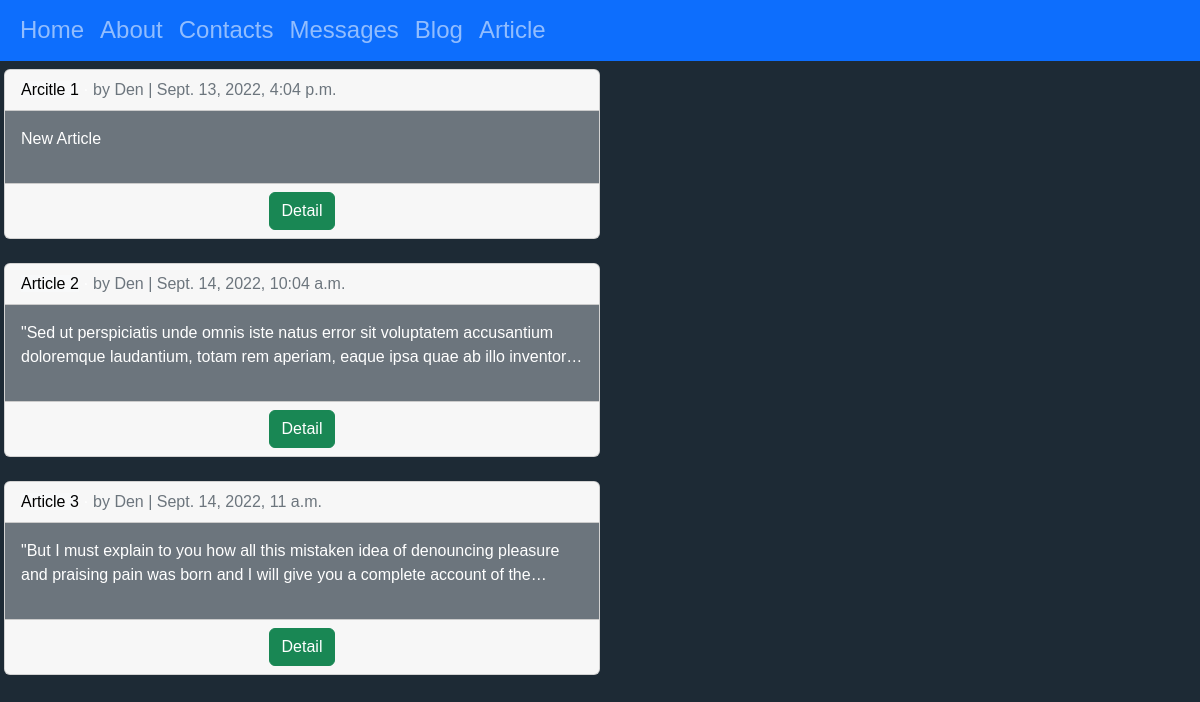
/articles/, run on an earlier commit of the app's database.
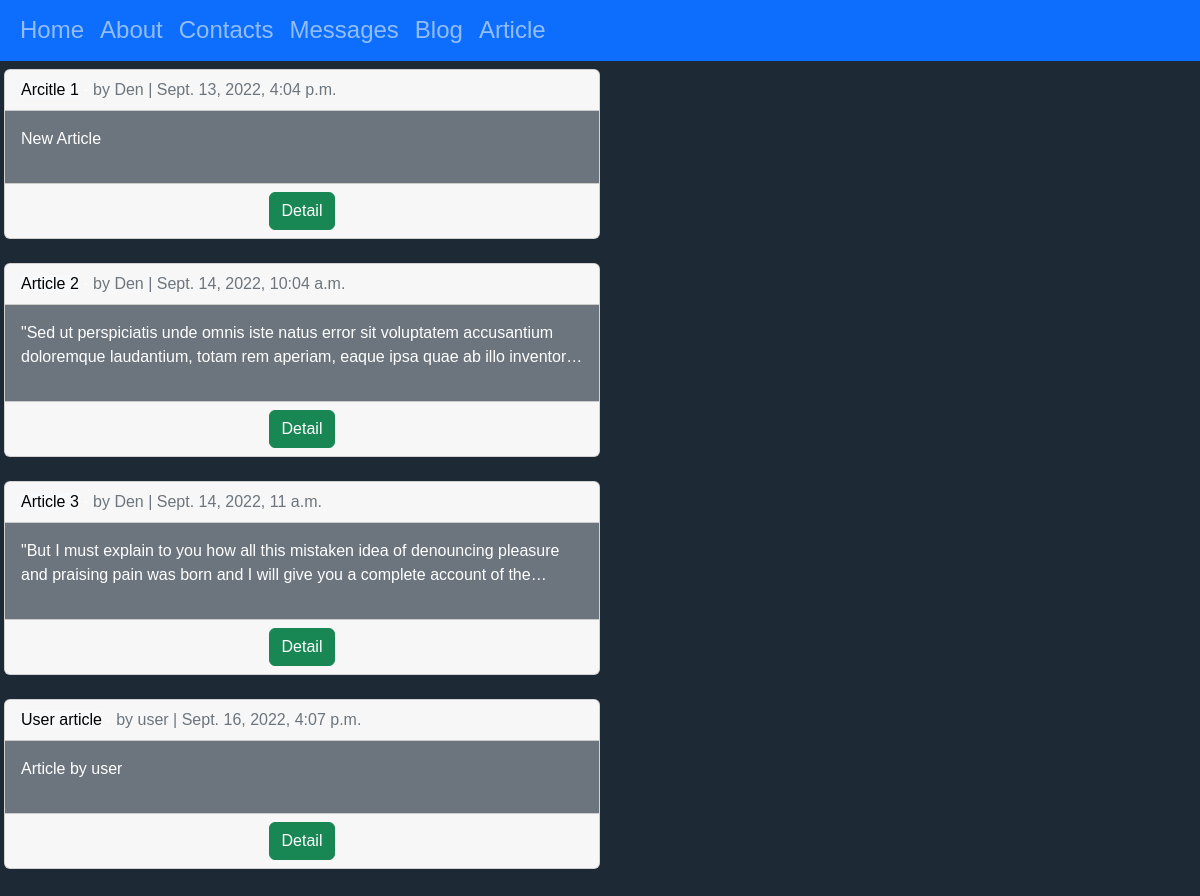
And on a later commit of the database.
### articles/models.py (models this page shows, shortened)
class Article(models.Model):
    title = models.CharField(max_length=255)
    body = models.TextField()
    date = models.DateTimeField(auto_now_add=True)
    author = models.ForeignKey("auth.User", on_delete=models.CASCADE)

### articles/views.py (the view)
# urls.py: path("", ArticleListView.as_view(), name="article_list"),
class ArticleListView(ListView):
    model = Article
    template_name = "article_list.html"

### templates/article_list.html (shortened to what this page needs)
{% extends "base.html" %}
{% block content %}
{% for article in article_list %}
<div class="card card-list">
    <div class="card-header">
        <span class="font-weight-bold text-bg-light">{{ article.title }}</span> &middot;
        <span class="text-muted">by {{ article.author }} |
            {{ article.date }}</span>
    </div>
    <div class="card-body bg-secondary post-entry">
        <p>{{ article.body }}</p>
    </div>
    <div class="card-footer text-center text-muted">
        <a class = "btn btn-success" href="{% url 'article_detail' article.pk %}">Detail</a>
    </div>
</div>
<br />
{% endfor %}
{% endblock content %}

### templates/base.html (shortened to what this page needs)
{% load static %}
<!DOCTYPE html>
<html lang="en">
<head>
    <link rel="stylesheet" href="https://cdn.jsdelivr.net/npm/bootstrap@5.2.0/dist/css/bootstrap.min.css">
    <link rel="stylesheet" href="https://cdn.jsdelivr.net/npm/bootstrap-icons@1.9.1/font/bootstrap-icons.css">
    <link rel="stylesheet" href="{% static 'css/base.css' %}">
</head>
<body>
    <div>
        <nav class="navbar navbar-expand-xl bg-primary navbar-dark h4">
            <div class="container-fluid">
                <ul class="navbar-nav">
                    <li class="nav-item">
                        <a class="nav-link" href="{% url 'home' %}">Home</a>
                    </li>
                    <li class="nav-item">
                        <a class="nav-link" href="{% url 'about' %}">About</a>
                    </li>
                    <li class="nav-item">
                        <a class="nav-link" href="{% url 'contacts' %}">Contacts</a>
                    </li>
                    <li class="nav-item">
                        <a class="nav-link" href="{% url 'message' %}">Messages</a>
                    </li>
                    <li class="nav-item">
                        <a class="nav-link" href="{% url 'blog' %}">Blog</a>
                    </li>
                    <li class="nav-item">
                        <a class="nav-link" href="{% url 'article_list' %}">Article</a>
                    </li>
                </ul>
            </div>
        </nav>
    </div>
    <div class="m-1">
        {% block content %}
        {% endblock content %}
    </div>
</body>

### static/css/base.css (style rules this page uses)
body { background-color: #1d2a35; font-family: Verdana, Geneva, Tahoma, sans-serif; color: white; }
.post-entry { max-width: 1000px; }
.post-entry p { -webkit-line-clamp: 2; display: -webkit-box; -webkit-box-orient: vertical; overflow: hidden; }
.card-list { width: 50%; }

What changed in the data, as far as the page shows it:
added Article: title "User article", author "user", date "Sept. 16, 2022, 4:07 p.m.", body "Article by user"
